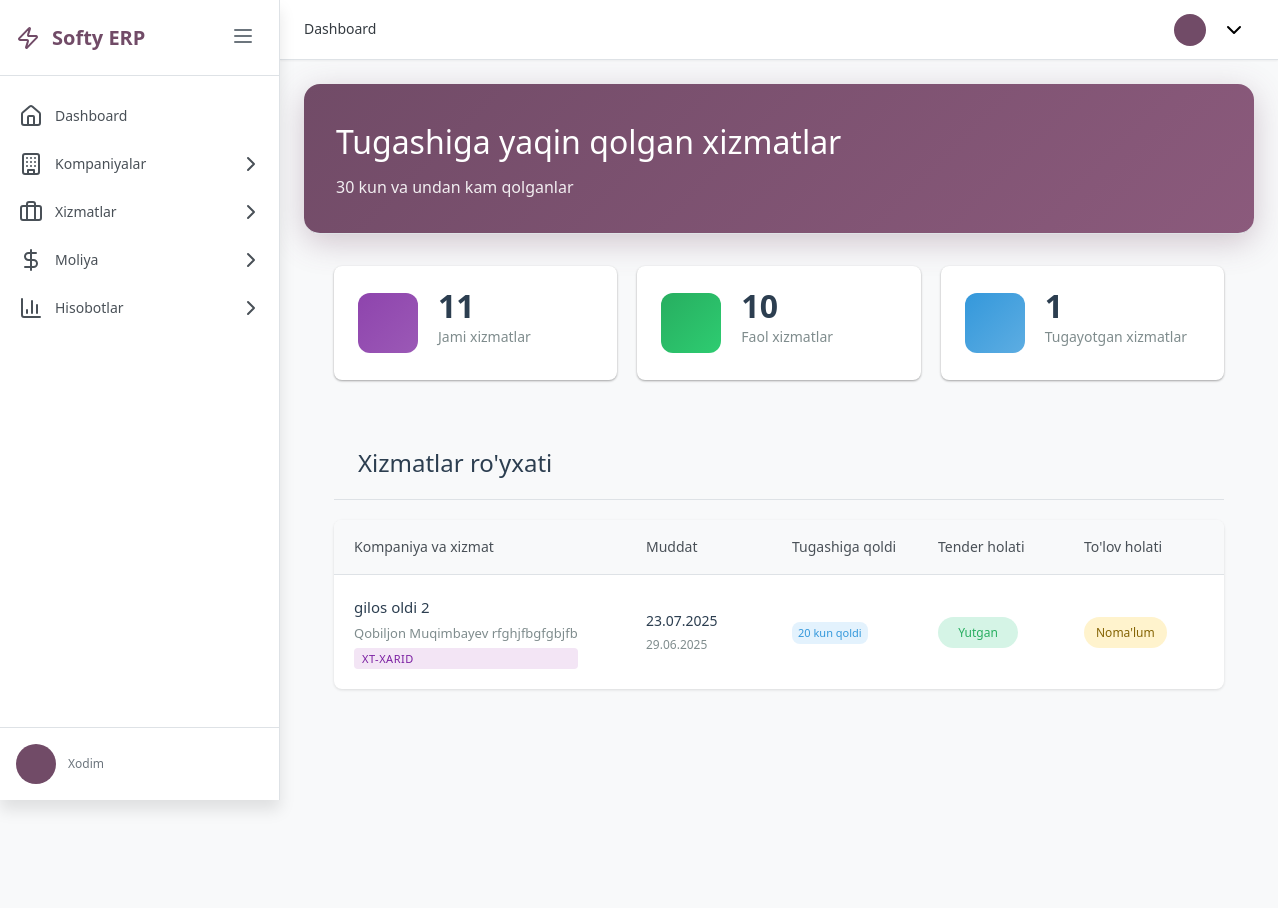
/expiring/, run on the app's committed database.
### main/models.py (models this page shows, shortened)
class Service(models.Model):
    TENDER_CHOICES = [
        ('won', 'Yutgan'),
        ('lost', 'Yutqazgan'),
        ('canceled', 'Bekor qilingan'),
        ('not_participating', 'Qatnashmagan'),
    ]
    TYPE_CHOICES = [
        ('contract', 'Shartnoma'),
        ('xt_xarid', 'XT-xarid'),
        ('xarid_uzex', 'xarid.uzex'),
    ]
    name = models.CharField(max_length=255, verbose_name="Nomi")
    company = models.ForeignKey(
        Company,
        on_delete=models.CASCADE,
        related_name='services',
        verbose_name="Kompaniya"
    )
    tender_status = models.CharField(
        max_length=20,
        choices=TENDER_CHOICES,
        default='in_progress',
        verbose_name="Tender holati"
    )
    type = models.CharField(max_length=50, choices=TYPE_CHOICES, verbose_name="Turi")
    started_date = models.DateField(verbose_name="Boshlangan sana", null=True, blank=True)
    end_date = models.DateField(blank=True, null=True, verbose_name="Tugash sanasi")
    contract_amount = models.DecimalField(
        max_digits=15,
        decimal_places=2,
        null=True,
        blank=True,
        verbose_name="Shartnoma summasi"
    )
    contract = models.FileField(
        upload_to='contracts/%Y/%m/',
        help_text="Shartnoma fayli",
        blank=True,
        null=True,
        verbose_name="Shartnoma fayli"
    )
    comment = models.TextField(blank=True, null=True, verbose_name="Izoh")
    is_active = models.BooleanField(default=True, verbose_name="Faol")
    created_by = models.ForeignKey(
        Employees,
        on_delete=models.SET_NULL,
        null=True,
        blank=True,
        related_name='created_services',
        verbose_name="Yaratgan"
    )
    updated_by = models.ForeignKey(
        Employees,
        on_delete=models.SET_NULL,
        null=True,
        blank=True,
        related_name='updated_services',
        verbose_name="Yangilagan"
    )
    created_at = models.DateTimeField(auto_now_add=True, verbose_name="Yaratilgan vaqt")
    updated_at = models.DateTimeField(auto_now=True, verbose_name="Yangilangan vaqt")
    first_sms = models.BooleanField(default=True, verbose_name="Birinchi SMS")
    last_month_sms = models.BooleanField(default=True, verbose_name="Oxirgi oy SMS")
    last_sms = models.BooleanField(default=True, verbose_name="Oxirgi SMS")
    class Meta:
        verbose_name = "Xizmat"
        verbose_name_plural = "Xizmatlar"
        ordering = ['-created_at']

class Company(models.Model):
    name = models.CharField(max_length=255, verbose_name="Nomi")
    stir = models.CharField(max_length=9, unique=True, help_text="STIR raqami (9 raqam)")
    full_name = models.CharField(max_length=500, blank=True, null=True, verbose_name="Xodiminin ism familyasi")
    phone_regex = RegexValidator(
        regex=r'^\+?998[0-9]{9}$',
        message="Telefon raqam formati: +998901234567"
    )
    phone_number = models.CharField(
        validators=[phone_regex],
        max_length=17,
        blank=True,
        null=True,
        verbose_name="Telefon raqam"
    )
    email = models.EmailField(blank=True, null=True, verbose_name="Email")
    created_date = models.DateTimeField(auto_now_add=True, verbose_name="Yaratilgan sana")
    update_date = models.DateTimeField(auto_now=True, verbose_name="Yangilangan sana")
    comment = models.TextField(blank=True, null=True, verbose_name="Izoh")
    created_by = models.ForeignKey(
        Employees,
        on_delete=models.SET_NULL,
        null=True,
        related_name='created_companies',
        verbose_name="Yaratgan"
    )
    updated_by = models.ForeignKey(
        Employees,
        on_delete=models.SET_NULL,
        null=True,
        blank=True,
        related_name='updated_companies',
        verbose_name="Yangilagan"
    )
    class Meta:
        verbose_name = "Kompaniya"
        verbose_name_plural = "Kompaniyalar"
        ordering = ['-created_date']

### main/views/expiring.py (the view)
# urls.py: path('expiring/', expiring.expiring_services, name='expiring_list'),
def expiring_services(request):
    today = timezone.now().date()
    thirty_days_later = today + timedelta(days=30)
    services = Service.objects.filter(
        is_active=True,
        end_date__isnull=False,
        end_date__lte=thirty_days_later,
        end_date__gte=today
    ).select_related('company', 'created_by').order_by('end_date')
    total_services = Service.objects.filter(is_active=True).count()
    active_services = Service.objects.filter(is_active=True, end_date__gte=today).count()
    won_tenders = Service.objects.filter(is_active=True, tender_status='won').count()
    for service in services:
        if service.end_date:
            remaining_days = (service.end_date - today).days
            service.remaining_days = remaining_days
    context = {
        'services': services,
        'total_count': services.count(),
        'today': today,
        'total_services': total_services,
        'active_services': active_services,
        'won_tenders': won_tenders,
    }
    return render(request, 'main/expiring_list.html', context)

### templates/main/expiring_list.html (shortened to what this page needs)
{% extends 'base.html' %}
{% load static %}
{% block extra_css %}
<link rel="stylesheet" href="{% static 'css/main/expiring_services.css' %}">
{% endblock %}
{% block content %}
<div class="dashboard-container">
    <div class="dashboard-header">
        <div class="header-content">
            <h1 class="header-title">Tugashiga yaqin qolgan xizmatlar</h1>
            <p class="header-subtitle">30 kun va undan kam qolganlar</p>
        </div>
    </div>
    <div class="dashboard-cards">
        <div class="dashboard-card">
            <div class="card-icon card-icon-purple">
            </div>
            <div class="card-content">
                <div class="card-number">11</div>
                <div class="card-label">Jami xizmatlar</div>
            </div>
        </div>
        <div class="dashboard-card">
            <div class="card-icon card-icon-green">
            </div>
            <div class="card-content">
                <div class="card-number">10</div>
                <div class="card-label">Faol xizmatlar</div>
            </div>
        </div>
        <div class="dashboard-card">
            <div class="card-icon card-icon-blue">
            </div>
            <div class="card-content">
                <div class="card-number">{{ services.count }}</div>
                <div class="card-label">Tugayotgan xizmatlar</div>
            </div>
        </div>
    </div>
    <div class="services-section">
        <div class="section-header">
            <h2 class="section-title">Xizmatlar ro'yxati</h2>
        </div>
        {% if services %}
            <div class="services-table">
                <div class="table-header">
                    <div class="table-col col-company">Kompaniya va xizmat</div>
                    <div class="table-col col-date">Muddat</div>
                <div class="table-col col-company">Tugashiga qoldi</div>
                    <div class="table-col col-tender">Tender holati</div>
                    <div class="table-col col-status">To'lov holati</div>
                </div>
                <div class="table-body">
                    {% for service in services %}
                        <div class="table-row" onclick="window.location.href='{% url 'main:service_detail' service.id %}'">
                            <div class="table-col col-company">
                                <div class="company-info">
                                    <div class="service-name">{{ service.name }}</div>
                                    <div class="company-name">{{ service.company.name }}</div>
                                    <div class="service-type">{{ service.get_type_display }}</div>
                                </div>
                            </div>
                            <div class="table-col col-date">
                                <div class="date-info">
                                    <div class="end-date">{{ service.end_date|date:"d.m.Y" }}</div>
                                    <div class="start-date">{{ service.started_date|date:"d.m.Y"|default:"" }}</div>
                                </div>
                            </div>
                            <div class="">
                                <div class="remaining-days {% if service.remaining_days <= 7 %}urgent{% elif service.remaining_days <= 15 %}warning{% endif %}">
                                        {{ service.remaining_days }} kun qoldi
                                    </div>
                                </div>
                            <div class="table-col col-tender">
                                <span class="status-badge tender-{{ service.tender_status }}">
                                    {{ service.get_tender_status_display }}
                                </span>
                            </div>
                            <div class="table-col col-status">
                                <span class="status-badge payment-active">Noma'lum</span>
                            </div>
                        </div>
                    {% endfor %}
                </div>
            </div>
        {% endif %}
    </div>
</div>
{% endblock %}

### static/css/main/base.css (style rules this page uses)
:root { --primary-color: #714B67; --primary-dark: #5d3e55; --primary-light: #8b6b81; --secondary-color: #6c757d; --success-color: #28a745; --danger-color: #dc3545; --warning-color: #ffc107; --info-color: #17a2b8; --white: #ffffff; --gray-50: #f8f9fa; --gray-100: #e9ecef; --gray-200: #dee2e6; --gray-300: #ced4da; --gray-400: #adb5bd; --gray-500: #6c757d; --gray-600: #495057; --gray-700: #343a40; --gray-800: #212529; --gray-900: #1a1d20; --sidebar-width: 280px; --sidebar-collapsed-width: 60px; --header-height: 60px; --shadow-sm: 0 1px 2px rgba(0, 0, 0, 0.05); --shadow-md: 0 4px 6px rgba(0, 0, 0, 0.1); --shadow-lg: 0 10px 15px rgba(0, 0, 0, 0.1); --shadow-xl: 0 20px 25px rgba(0, 0, 0, 0.15); --transition-fast: 0.15s ease-in-out; --transition-normal: 0.3s ease-in-out; --transition-slow: 0.5s ease-in-out; --radius-sm: 4px; --radius-md: 6px; --radius-lg: 8px; --radius-xl: 12px; }
* { margin: 0; padding: 0; box-sizing: border-box; }
body { font-family: 'Segoe UI', system-ui, -apple-system, sans-serif; font-size: 14px; line-height: 1.6; color: var(--gray-700); background-color: var(--gray-50); overflow-x: hidden; }

### static/css/main/dashboard.css (style rules this page uses)
.dashboard-container { max-width: 1400px; margin: 0 auto; }
.dashboard-header { display: flex; align-items: center; justify-content: space-between; margin-bottom: 2rem; padding-bottom: 1.5rem; border-bottom: 1px solid var(--gray-200); }
.header-content { flex: 1; }
.section-header { padding: 1.5rem 1.5rem 1rem; border-bottom: 1px solid var(--gray-200); display: flex; align-items: center; justify-content: space-between; }
.section-title { display: flex; align-items: center; gap: 0.5rem; font-size: 1.125rem; font-weight: 600; color: var(--gray-800); }

### data on the page
Service: name "gilos oldi 2", company.name "Qobiljon Muqimbayev rfghjfbgfgbjfb", type "XT-XARID", end_date "23.07.2025", started_date "29.06.2025", remaining_days "20", tender_status "Yutgan"

### other printed values
{{ user.employees.get_position_display|default:'Xodim' }} "Xodim"
{{ services.count }} "1"
